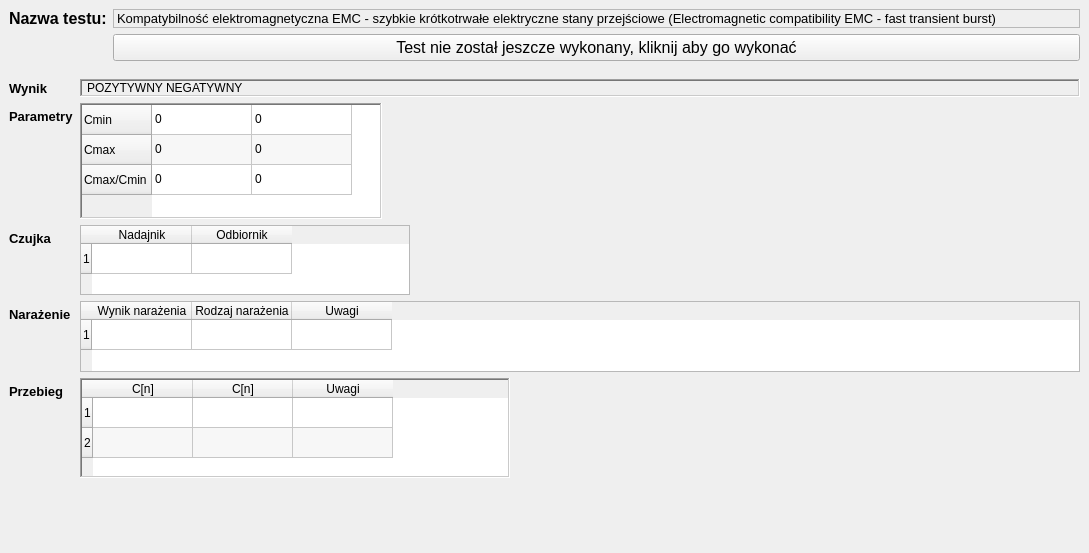
        <widget class="QWidget" name="pEMC_szybkiekrotkieblyski">
         <property name="styleSheet">
          <string notr="true"/>
         </property>
         <layout class="QVBoxLayout" name="verticalLayoutpEMC_szybkiekrotkieblyski">
          <property name="spacing">
           <number>0</number>
          </property>
          <property name="leftMargin">
           <number>0</number>
          </property>
          <property name="topMargin">
           <number>0</number>
          </property>
          <property name="rightMargin">
           <number>0</number>
          </property>
          <property name="bottomMargin">
           <number>0</number>
          </property>
          <item>
           <widget class="QWidget" name="eMC_szybkiekrotkieblyskiWidget" native="true">
            <property name="sizePolicy">
             <sizepolicy hsizetype="Preferred" vsizetype="Minimum">
              <horstretch>0</horstretch>
              <verstretch>0</verstretch>
             </sizepolicy>
            </property>
            <property name="minimumSize">
             <size>
              <width>0</width>
              <height>70</height>
             </size>
            </property>
            <property name="maximumSize">
             <size>
              <width>16777215</width>
              <height>80</height>
             </size>
            </property>
            <property name="font">
             <font>
              <family>Arial</family>
              <pointsize>12</pointsize>
             </font>
            </property>
            <layout class="QFormLayout" name="formLayouteMC_szybkiekrotkieblyskiWidget">
             <property name="labelAlignment">
              <set>Qt::AlignLeading|Qt::AlignLeft|Qt::AlignTop</set>
             </property>
             <item row="0" column="0">
              <widget class="QLabel" name="eEMC_szybkiekrotkieblyskinazwaTestu">
               <property name="font">
                <font>
                 <family>Arial</family>
                 <pointsize>12</pointsize>
                 <bold>true</bold>
                </font>
               </property>
               <property name="text">
                <string>Nazwa testu:</string>
               </property>
              </widget>
             </item>
             <item row="0" column="1">
              <widget class="QLabel" name="eMC_szybkiekrotkieblyskinazwaTestu">
               <property name="maximumSize">
                <size>
                 <width>16777215</width>
                 <height>35</height>
                </size>
               </property>
               <property name="font">
                <font>
                 <family>Arial</family>
                 <pointsize>10</pointsize>
                </font>
               </property>
               <property name="frameShape">
                <enum>QFrame::StyledPanel</enum>
               </property>
               <property name="text">
                <string>Kompatybilność elektromagnetyczna EMC - szybkie krótkotrwałe elektryczne stany przejściowe (Electromagnetic compatibility EMC - fast transient burst)</string>
               </property>
              </widget>
             </item>
             <item row="1" column="1">
              <widget class="QPushButton" name="pbEMC_szybkiekrotkieblyski">
               <property name="text">
                <string>Test nie został jeszcze wykonany, kliknij aby go wykonać</string>
               </property>
              </widget>
             </item>
            </layout>
           </widget>
          </item>
          <item>
           <widget class="QWidget" name="eMC_szybkiekrotkieblyskiWyniki" native="true">
            <layout class="QFormLayout" name="formLayouteMC_szybkiekrotkieblyskiWyniki">
             <item row="0" column="0">
              <widget class="QLabel" name="etEMC_szybkiekrotkieblyskiResult">
               <property name="font">
                <font>
                 <family>Arial</family>
                 <pointsize>10</pointsize>
                 <bold>true</bold>
                </font>
               </property>
               <property name="text">
                <string>Wynik</string>
               </property>
              </widget>
             </item>
             <item row="0" column="1">
              <widget class="QLabel" name="eMC_szybkiekrotkieblyskiResult">
               <property name="frameShape">
                <enum>QFrame::WinPanel</enum>
               </property>
               <property name="frameShadow">
                <enum>QFrame::Sunken</enum>
               </property>
               <property name="text">
                <string>POZYTYWNY NEGATYWNY</string>
               </property>
               <property name="margin">
                <number>2</number>
               </property>
               <property name="indent">
                <number>5</number>
               </property>
              </widget>
             </item>
             <item row="1" column="0">
              <widget class="QLabel" name="eteMC_szybkiekrotkieblyskiParametry">
               <property name="font">
                <font>
                 <family>Arial</family>
                 <pointsize>10</pointsize>
                 <bold>true</bold>
                </font>
               </property>
               <property name="text">
                <string>Parametry</string>
               </property>
              </widget>
             </item>
             <item row="1" column="1">
              <widget class="QTableWidget" name="eMC_szybkiekrotkieblyskiTableParams">
               <property name="sizePolicy">
                <sizepolicy hsizetype="Minimum" vsizetype="Minimum">
                 <horstretch>0</horstretch>
                 <verstretch>0</verstretch>
                </sizepolicy>
               </property>
               <property name="maximumSize">
                <size>
                 <width>302</width>
                 <height>116</height>
                </size>
               </property>
               <property name="frameShape">
                <enum>QFrame::WinPanel</enum>
               </property>
               <property name="verticalScrollBarPolicy">
                <enum>Qt::ScrollBarAsNeeded</enum>
               </property>
               <property name="horizontalScrollBarPolicy">
                <enum>Qt::ScrollBarAsNeeded</enum>
               </property>
               <property name="autoScroll">
                <bool>false</bool>
               </property>
               <property name="editTriggers">
                <set>QAbstractItemView::NoEditTriggers</set>
               </property>
               <property name="tabKeyNavigation">
                <bool>false</bool>
               </property>
               <property name="showDropIndicator" stdset="0">
                <bool>false</bool>
               </property>
               <property name="dragDropOverwriteMode">
                <bool>false</bool>
               </property>
               <property name="alternatingRowColors">
                <bool>true</bool>
               </property>
               <attribute name="horizontalHeaderVisible">
                <bool>false</bool>
               </attribute>
               <row>
                <property name="text">
                 <string>Cmin</string>
                </property>
               </row>
               <row>
                <property name="text">
                 <string>Cmax</string>
                </property>
               </row>
               <row>
                <property name="text">
                 <string>Cmax/Cmin</string>
                </property>
               </row>
               <column>
                <property name="text">
                 <string>Nazwa</string>
                </property>
               </column>
               <column>
                <property name="text">
                 <string>Wartość</string>
                </property>
               </column>
               <item row="0" column="0">
                <property name="text">
                 <string>0</string>
                </property>
               </item>
               <item row="0" column="1">
                <property name="text">
                 <string>0</string>
                </property>
               </item>
               <item row="1" column="0">
                <property name="text">
                 <string>0</string>
                </property>
               </item>
               <item row="1" column="1">
                <property name="text">
                 <string>0</string>
                </property>
               </item>
               <item row="2" column="0">
                <property name="text">
                 <string>0</string>
                </property>
               </item>
               <item row="2" column="1">
                <property name="text">
                 <string>0</string>
                </property>
               </item>
              </widget>
             </item>
             <item row="6" column="1">
              <widget class="QLabel" name="eMC_szybkiekrotkieblyskiWynikNarazenia">
               <property name="text">
                <string/>
               </property>
              </widget>
             </item>
             <item row="8" column="1">
              <spacer name="verticalSpacerEMC_szybkiekrotkieblyski">
               <property name="orientation">
                <enum>Qt::Vertical</enum>
               </property>
               <property name="sizeHint" stdset="0">
                <size>
                 <width>20</width>
                 <height>40</height>
                </size>
               </property>
              </spacer>
             </item>
             <item row="3" column="0">
              <widget class="QLabel" name="etEMC_szybkiekrotkieblyskiWynikNarazenia">
               <property name="font">
                <font>
                 <family>Arial</family>
                 <pointsize>10</pointsize>
                 <bold>true</bold>
                </font>
               </property>
               <property name="text">
                <string>Narażenie</string>
               </property>
              </widget>
             </item>
             <item row="3" column="1">
              <widget class="QTableWidget" name="eMC_szybkiekrotkieblyskiNarazenie">
               <property name="minimumSize">
                <size>
                 <width>1000</width>
                 <height>70</height>
                </size>
               </property>
               <property name="maximumSize">
                <size>
                 <width>1000</width>
                 <height>71</height>
                </size>
               </property>
               <property name="editTriggers">
                <set>QAbstractItemView::NoEditTriggers</set>
               </property>
               <attribute name="horizontalHeaderMinimumSectionSize">
                <number>30</number>
               </attribute>
               <row>
                <property name="text">
                 <string>1</string>
                </property>
               </row>
               <column>
                <property name="text">
                 <string>Wynik narażenia</string>
                </property>
               </column>
               <column>
                <property name="text">
                 <string>Rodzaj narażenia</string>
                </property>
               </column>
               <column>
                <property name="text">
                 <string>Uwagi</string>
                </property>
               </column>
              </widget>
             </item>
             <item row="5" column="1">
              <widget class="QTableWidget" name="eMC_szybkiekrotkieblyskiTablePrzebieg">
               <property name="minimumSize">
                <size>
                 <width>395</width>
                 <height>100</height>
                </size>
               </property>
               <property name="maximumSize">
                <size>
                 <width>430</width>
                 <height>100</height>
                </size>
               </property>
               <property name="frameShape">
                <enum>QFrame::WinPanel</enum>
               </property>
               <property name="sizeAdjustPolicy">
                <enum>QAbstractScrollArea::AdjustToContents</enum>
               </property>
               <property name="autoScroll">
                <bool>false</bool>
               </property>
               <property name="editTriggers">
                <set>QAbstractItemView::NoEditTriggers</set>
               </property>
               <property name="tabKeyNavigation">
                <bool>false</bool>
               </property>
               <property name="showDropIndicator" stdset="0">
                <bool>false</bool>
               </property>
               <property name="dragDropOverwriteMode">
                <bool>false</bool>
               </property>
               <property name="alternatingRowColors">
                <bool>true</bool>
               </property>
               <property name="selectionMode">
                <enum>QAbstractItemView::NoSelection</enum>
               </property>
               <property name="wordWrap">
                <bool>false</bool>
               </property>
               <property name="cornerButtonEnabled">
                <bool>false</bool>
               </property>
               <attribute name="horizontalHeaderCascadingSectionResizes">
                <bool>true</bool>
               </attribute>
               <attribute name="horizontalHeaderMinimumSectionSize">
                <number>30</number>
               </attribute>
               <attribute name="verticalHeaderVisible">
                <bool>true</bool>
               </attribute>
               <attribute name="verticalHeaderCascadingSectionResizes">
                <bool>true</bool>
               </attribute>
               <attribute name="verticalHeaderShowSortIndicator" stdset="0">
                <bool>false</bool>
               </attribute>
               <attribute name="verticalHeaderStretchLastSection">
                <bool>false</bool>
               </attribute>
               <row>
                <property name="text">
                 <string>1</string>
                </property>
               </row>
               <row>
                <property name="text">
                 <string>2</string>
                </property>
               </row>
               <column>
                <property name="text">
                 <string>C[n]</string>
                </property>
               </column>
               <column>
                <property name="text">
                 <string>C[n]</string>
                </property>
               </column>
               <column>
                <property name="text">
                 <string>Uwagi</string>
                </property>
               </column>
              </widget>
             </item>
             <item row="5" column="0">
              <widget class="QLabel" name="etEMC_szybkiekrotkieblyskiPrzebieg">
               <property name="font">
                <font>
                 <family>Arial</family>
                 <pointsize>10</pointsize>
                 <bold>true</bold>
                </font>
               </property>
               <property name="text">
                <string>Przebieg</string>
               </property>
              </widget>
             </item>
             <item row="2" column="0">
              <widget class="QLabel" name="etEMC_szybkiekrotkieblyskiCzujka">
               <property name="font">
                <font>
                 <family>Arial</family>
                 <pointsize>10</pointsize>
                 <bold>true</bold>
                </font>
               </property>
               <property name="text">
                <string>Czujka</string>
               </property>
              </widget>
             </item>
             <item row="2" column="1">
              <widget class="QTableWidget" name="eMC_szybkiekrotkieblyskitableCzujka">
               <property name="minimumSize">
                <size>
                 <width>309</width>
                 <height>70</height>
                </size>
               </property>
               <property name="maximumSize">
                <size>
                 <width>330</width>
                 <height>70</height>
                </size>
               </property>
               <property name="editTriggers">
                <set>QAbstractItemView::NoEditTriggers</set>
               </property>
               <row>
                <property name="text">
                 <string>1</string>
                </property>
               </row>
               <column>
                <property name="text">
                 <string>Nadajnik</string>
                </property>
               </column>
               <column>
                <property name="text">
                 <string>Odbiornik</string>
                </property>
               </column>
              </widget>
             </item>
            </layout>
           </widget>
          </item>
         </layout>
        </widget>
